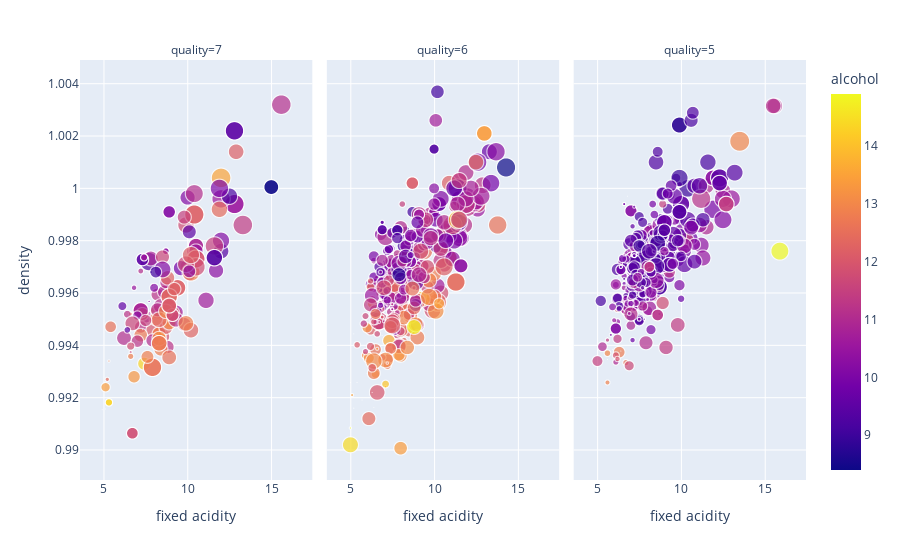

Here is the notebook cell this chart was saved with:
### Code cell
# quality 별 산도와 바디감, 도수의 상관관계 보여줌 / 원 크기는 신선함
fig4 = px.scatter(wine_quality6, x = 'fixed acidity', y = 'density', facet_col='quality', size = 'citric acid', color = 'alcohol')
fig4.show()

### Figure 1 — Plotly figure (JSON) as saved in the notebook; plotly's stock layout.template omitted (floating-point values rounded to 4 significant figures; data arrays with more than 128 entries replaced by an {"elided": "..."} marker saying what was removed)
{"data": [{"hovertemplate": "quality=7<br>fixed acidity=%{x}<br>density=%{y}<br>citric acid=%{marker.size}<br>alcohol=%{marker.color}<extra></extra>", "legendgroup": "", "marker": {"color": {"elided": "143 float values"}, "coloraxis": "coloraxis", "size": {"elided": "143 float values"}, "sizemode": "area", "sizeref": 0.001975, "symbol": "circle"}, "mode": "markers", "name": "", "showlegend": false, "type": "scattergl", "x": {"elided": "143 float values"}, "xaxis": "x", "y": {"elided": "143 float values"}, "yaxis": "y"}, {"hovertemplate": "quality=6<br>fixed acidity=%{x}<br>density=%{y}<br>citric acid=%{marker.size}<br>alcohol=%{marker.color}<extra></extra>", "legendgroup": "", "marker": {"color": {"elided": "462 float values"}, "coloraxis": "coloraxis", "size": {"elided": "462 float values"}, "sizemode": "area", "sizeref": 0.001975, "symbol": "circle"}, "mode": "markers", "name": "", "showlegend": false, "type": "scattergl", "x": {"elided": "462 float values"}, "xaxis": "x2", "y": {"elided": "462 float values"}, "yaxis": "y2"}, {"hovertemplate": "quality=5<br>fixed acidity=%{x}<br>density=%{y}<br>citric acid=%{marker.size}<br>alcohol=%{marker.color}<extra></extra>", "legendgroup": "", "marker": {"color": {"elided": "483 float values"}, "coloraxis": "coloraxis", "size": {"elided": "483 float values"}, "sizemode": "area", "sizeref": 0.001975, "symbol": "circle"}, "mode": "markers", "name": "", "showlegend": false, "type": "scattergl", "x": {"elided": "483 float values"}, "xaxis": "x3", "y": {"elided": "483 float values"}, "yaxis": "y3"}], "layout": {"annotations": [{"font": {}, "showarrow": false, "text": "quality=7", "x": 0.16, "xanchor": "center", "xref": "paper", "y": 1, "yanchor": "bottom", "yref": "paper"}, {"font": {}, "showarrow": false, "text": "quality=6", "x": 0.5, "xanchor": "center", "xref": "paper", "y": 1, "yanchor": "bottom", "yref": "paper"}, {"font": {}, "showarrow": false, "text": "quality=5", "x": 0.84, "xanchor": "center", "xref": "paper", "y": 1, "yanchor": "bottom", "yref": "paper"}], "coloraxis": {"colorbar": {"title": {"text": "alcohol"}}, "colorscale": [[0, "#0d0887"], [0.1111, "#46039f"], [0.2222, "#7201a8"], [0.3333, "#9c179e"], [0.4444, "#bd3786"], [0.5556, "#d8576b"], [0.6667, "#ed7953"], [0.7778, "#fb9f3a"], [0.8889, "#fdca26"], [1, "#f0f921"]]}, "legend": {"itemsizing": "constant", "tracegroupgap": 0}, "margin": {"t": 60}, "xaxis": {"anchor": "y", "domain": [0, 0.32], "title": {"text": "fixed acidity"}}, "xaxis2": {"anchor": "y2", "domain": [0.34, 0.66], "matches": "x", "title": {"text": "fixed acidity"}}, "xaxis3": {"anchor": "y3", "domain": [0.68, 1.0], "matches": "x", "title": {"text": "fixed acidity"}}, "yaxis": {"anchor": "x", "domain": [0, 1], "title": {"text": "density"}}, "yaxis2": {"anchor": "x2", "domain": [0, 1], "matches": "y", "showticklabels": false}, "yaxis3": {"anchor": "x3", "domain": [0, 1], "matches": "y", "showticklabels": false}}}
